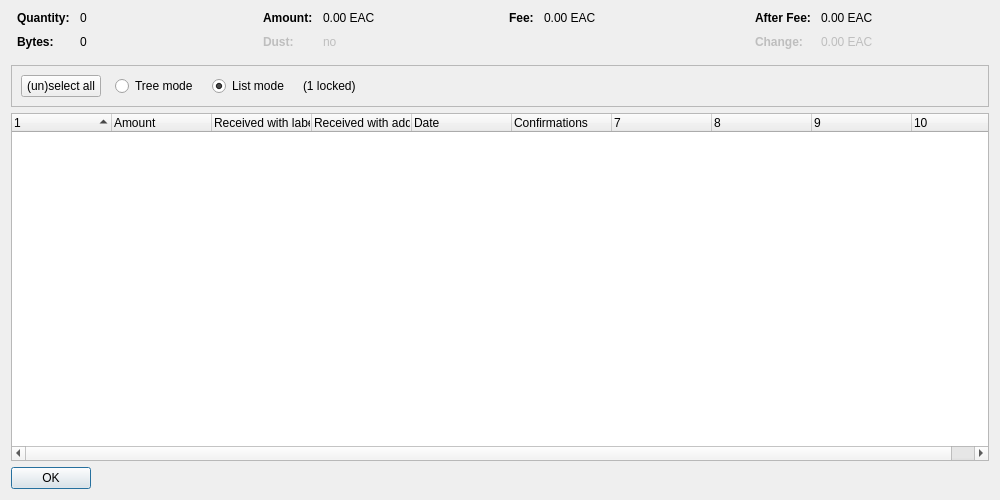
<?xml version="1.0" encoding="UTF-8"?>
<ui version="4.0">
 <class>CoinControlDialog</class>
 <widget class="QDialog" name="CoinControlDialog">
  <property name="geometry">
   <rect>
    <x>0</x>
    <y>0</y>
    <width>1000</width>
    <height>500</height>
   </rect>
  </property>
  <property name="windowTitle">
   <string>Coin Selection</string>
  </property>
  <layout class="QVBoxLayout" name="verticalLayout">
   <item>
    <layout class="QHBoxLayout" name="horizontalLayoutTop" stretch="0,0,0,0">
     <property name="topMargin">
      <number>0</number>
     </property>
     <property name="bottomMargin">
      <number>10</number>
     </property>
     <item>
      <layout class="QFormLayout" name="formLayoutCoinControl1">
       <property name="horizontalSpacing">
        <number>10</number>
       </property>
       <property name="verticalSpacing">
        <number>10</number>
       </property>
       <property name="leftMargin">
        <number>6</number>
       </property>
       <property name="rightMargin">
        <number>6</number>
       </property>
       <item row="0" column="0">
        <widget class="QLabel" name="labelCoinControlQuantityText">
         <property name="font">
          <font>
           <weight>75</weight>
           <bold>true</bold>
          </font>
         </property>
         <property name="text">
          <string>Quantity:</string>
         </property>
        </widget>
       </item>
       <item row="0" column="1">
        <widget class="QLabel" name="labelCoinControlQuantity">
         <property name="cursor">
          <cursorShape>IBeamCursor</cursorShape>
         </property>
         <property name="contextMenuPolicy">
          <enum>Qt::ActionsContextMenu</enum>
         </property>
         <property name="text">
          <string notr="true">0</string>
         </property>
         <property name="textInteractionFlags">
          <set>Qt::LinksAccessibleByMouse|Qt::TextSelectableByKeyboard|Qt::TextSelectableByMouse</set>
         </property>
        </widget>
       </item>
       <item row="1" column="0">
        <widget class="QLabel" name="labelCoinControlBytesText">
         <property name="font">
          <font>
           <weight>75</weight>
           <bold>true</bold>
          </font>
         </property>
         <property name="text">
          <string>Bytes:</string>
         </property>
        </widget>
       </item>
       <item row="1" column="1">
        <widget class="QLabel" name="labelCoinControlBytes">
         <property name="cursor">
          <cursorShape>IBeamCursor</cursorShape>
         </property>
         <property name="contextMenuPolicy">
          <enum>Qt::ActionsContextMenu</enum>
         </property>
         <property name="text">
          <string notr="true">0</string>
         </property>
         <property name="textInteractionFlags">
          <set>Qt::LinksAccessibleByMouse|Qt::TextSelectableByKeyboard|Qt::TextSelectableByMouse</set>
         </property>
        </widget>
       </item>
      </layout>
     </item>
     <item>
      <layout class="QFormLayout" name="formLayoutCoinControl2">
       <property name="horizontalSpacing">
        <number>10</number>
       </property>
       <property name="verticalSpacing">
        <number>10</number>
       </property>
       <property name="leftMargin">
        <number>6</number>
       </property>
       <property name="rightMargin">
        <number>6</number>
       </property>
       <item row="0" column="0">
        <widget class="QLabel" name="labelCoinControlAmountText">
         <property name="font">
          <font>
           <weight>75</weight>
           <bold>true</bold>
          </font>
         </property>
         <property name="text">
          <string>Amount:</string>
         </property>
        </widget>
       </item>
       <item row="0" column="1">
        <widget class="QLabel" name="labelCoinControlAmount">
         <property name="cursor">
          <cursorShape>IBeamCursor</cursorShape>
         </property>
         <property name="contextMenuPolicy">
          <enum>Qt::ActionsContextMenu</enum>
         </property>
         <property name="text">
          <string notr="true">0.00 EAC</string>
         </property>
         <property name="textInteractionFlags">
          <set>Qt::LinksAccessibleByMouse|Qt::TextSelectableByKeyboard|Qt::TextSelectableByMouse</set>
         </property>
        </widget>
       </item>
       <item row="1" column="0">
        <widget class="QLabel" name="labelCoinControlLowOutputText">
         <property name="enabled">
          <bool>false</bool>
         </property>
         <property name="font">
          <font>
           <weight>75</weight>
           <bold>true</bold>
          </font>
         </property>
         <property name="text">
          <string>Dust:</string>
         </property>
        </widget>
       </item>
       <item row="1" column="1">
        <widget class="QLabel" name="labelCoinControlLowOutput">
         <property name="enabled">
          <bool>false</bool>
         </property>
         <property name="cursor">
          <cursorShape>IBeamCursor</cursorShape>
         </property>
         <property name="contextMenuPolicy">
          <enum>Qt::ActionsContextMenu</enum>
         </property>
         <property name="text">
          <string notr="true">no</string>
         </property>
         <property name="textInteractionFlags">
          <set>Qt::LinksAccessibleByMouse|Qt::TextSelectableByKeyboard|Qt::TextSelectableByMouse</set>
         </property>
        </widget>
       </item>
      </layout>
     </item>
     <item>
      <layout class="QFormLayout" name="formLayoutCoinControl3">
       <property name="horizontalSpacing">
        <number>10</number>
       </property>
       <property name="verticalSpacing">
        <number>10</number>
       </property>
       <property name="leftMargin">
        <number>6</number>
       </property>
       <property name="rightMargin">
        <number>6</number>
       </property>
       <item row="0" column="0">
        <widget class="QLabel" name="labelCoinControlFeeText">
         <property name="font">
          <font>
           <weight>75</weight>
           <bold>true</bold>
          </font>
         </property>
         <property name="text">
          <string>Fee:</string>
         </property>
        </widget>
       </item>
       <item row="0" column="1">
        <widget class="QLabel" name="labelCoinControlFee">
         <property name="cursor">
          <cursorShape>IBeamCursor</cursorShape>
         </property>
         <property name="contextMenuPolicy">
          <enum>Qt::ActionsContextMenu</enum>
         </property>
         <property name="text">
          <string notr="true">0.00 EAC</string>
         </property>
         <property name="textInteractionFlags">
          <set>Qt::LinksAccessibleByMouse|Qt::TextSelectableByKeyboard|Qt::TextSelectableByMouse</set>
         </property>
        </widget>
       </item>
      </layout>
     </item>
     <item>
      <layout class="QFormLayout" name="formLayoutCoinControl4">
       <property name="horizontalSpacing">
        <number>10</number>
       </property>
       <property name="verticalSpacing">
        <number>10</number>
       </property>
       <property name="leftMargin">
        <number>6</number>
       </property>
       <property name="rightMargin">
        <number>6</number>
       </property>
       <item row="0" column="0">
        <widget class="QLabel" name="labelCoinControlAfterFeeText">
         <property name="font">
          <font>
           <weight>75</weight>
           <bold>true</bold>
          </font>
         </property>
         <property name="text">
          <string>After Fee:</string>
         </property>
        </widget>
       </item>
       <item row="0" column="1">
        <widget class="QLabel" name="labelCoinControlAfterFee">
         <property name="cursor">
          <cursorShape>IBeamCursor</cursorShape>
         </property>
         <property name="contextMenuPolicy">
          <enum>Qt::ActionsContextMenu</enum>
         </property>
         <property name="text">
          <string notr="true">0.00 EAC</string>
         </property>
         <property name="textInteractionFlags">
          <set>Qt::LinksAccessibleByMouse|Qt::TextSelectableByKeyboard|Qt::TextSelectableByMouse</set>
         </property>
        </widget>
       </item>
       <item row="1" column="0">
        <widget class="QLabel" name="labelCoinControlChangeText">
         <property name="enabled">
          <bool>false</bool>
         </property>
         <property name="font">
          <font>
           <weight>75</weight>
           <bold>true</bold>
          </font>
         </property>
         <property name="text">
          <string>Change:</string>
         </property>
        </widget>
       </item>
       <item row="1" column="1">
        <widget class="QLabel" name="labelCoinControlChange">
         <property name="enabled">
          <bool>false</bool>
         </property>
         <property name="cursor">
          <cursorShape>IBeamCursor</cursorShape>
         </property>
         <property name="contextMenuPolicy">
          <enum>Qt::ActionsContextMenu</enum>
         </property>
         <property name="text">
          <string notr="true">0.00 EAC</string>
         </property>
         <property name="textInteractionFlags">
          <set>Qt::LinksAccessibleByMouse|Qt::TextSelectableByKeyboard|Qt::TextSelectableByMouse</set>
         </property>
        </widget>
       </item>
      </layout>
     </item>
    </layout>
   </item>
   <item>
    <widget class="QFrame" name="frame">
     <property name="minimumSize">
      <size>
       <width>0</width>
       <height>40</height>
      </size>
     </property>
     <property name="frameShape">
      <enum>QFrame::StyledPanel</enum>
     </property>
     <property name="frameShadow">
      <enum>QFrame::Sunken</enum>
     </property>
     <layout class="QHBoxLayout" name="horizontalLayout">
      <item>
       <layout class="QHBoxLayout" name="horizontalLayoutPanel" stretch="0,0,0,0,0">
        <property name="spacing">
         <number>14</number>
        </property>
        <item>
         <widget class="QPushButton" name="pushButtonSelectAll">
          <property name="sizePolicy">
           <sizepolicy hsizetype="Maximum" vsizetype="Fixed">
            <horstretch>0</horstretch>
            <verstretch>0</verstretch>
           </sizepolicy>
          </property>
          <property name="text">
           <string>(un)select all</string>
          </property>
          <property name="autoDefault">
           <bool>false</bool>
          </property>
         </widget>
        </item>
        <item>
         <widget class="QRadioButton" name="radioTreeMode">
          <property name="sizePolicy">
           <sizepolicy hsizetype="Maximum" vsizetype="Fixed">
            <horstretch>0</horstretch>
            <verstretch>0</verstretch>
           </sizepolicy>
          </property>
          <property name="text">
           <string>Tree mode</string>
          </property>
         </widget>
        </item>
        <item>
         <widget class="QRadioButton" name="radioListMode">
          <property name="sizePolicy">
           <sizepolicy hsizetype="Maximum" vsizetype="Fixed">
            <horstretch>0</horstretch>
            <verstretch>0</verstretch>
           </sizepolicy>
          </property>
          <property name="text">
           <string>List mode</string>
          </property>
          <property name="checked">
           <bool>true</bool>
          </property>
         </widget>
        </item>
        <item>
         <widget class="QLabel" name="labelLocked">
          <property name="text">
           <string notr="true">(1 locked)</string>
          </property>
         </widget>
        </item>
        <item>
         <spacer name="horizontalSpacer">
          <property name="orientation">
           <enum>Qt::Horizontal</enum>
          </property>
          <property name="sizeHint" stdset="0">
           <size>
            <width>40</width>
            <height>20</height>
           </size>
          </property>
         </spacer>
        </item>
       </layout>
      </item>
     </layout>
    </widget>
   </item>
   <item>
    <widget class="CoinControlTreeWidget" name="treeWidget">
     <property name="contextMenuPolicy">
      <enum>Qt::CustomContextMenu</enum>
     </property>
     <property name="sortingEnabled">
      <bool>false</bool>
     </property>
     <property name="columnCount">
      <number>10</number>
     </property>
     <attribute name="headerShowSortIndicator" stdset="0">
      <bool>true</bool>
     </attribute>
     <attribute name="headerStretchLastSection">
      <bool>false</bool>
     </attribute>
     <column>
      <property name="text">
       <string/>
      </property>
     </column>
     <column>
      <property name="text">
       <string>Amount</string>
      </property>
     </column>
     <column>
      <property name="text">
       <string>Received with label</string>
      </property>
     </column>
     <column>
      <property name="text">
       <string>Received with address</string>
      </property>
     </column>
     <column>
      <property name="text">
       <string>Date</string>
      </property>
     </column>
     <column>
      <property name="text">
       <string>Confirmations</string>
      </property>
      <property name="toolTip">
       <string>Confirmed</string>
      </property>
     </column>
     <column>
      <property name="text">
       <string/>
      </property>
     </column>
     <column>
      <property name="text">
       <string/>
      </property>
     </column>
     <column>
      <property name="text">
       <string/>
      </property>
     </column>
     <column>
      <property name="text">
       <string/>
      </property>
     </column>
    </widget>
   </item>
   <item>
    <widget class="QDialogButtonBox" name="buttonBox">
     <property name="sizePolicy">
      <sizepolicy hsizetype="Maximum" vsizetype="Fixed">
       <horstretch>0</horstretch>
       <verstretch>0</verstretch>
      </sizepolicy>
     </property>
     <property name="orientation">
      <enum>Qt::Horizontal</enum>
     </property>
     <property name="standardButtons">
      <set>QDialogButtonBox::Ok</set>
     </property>
    </widget>
   </item>
  </layout>
 </widget>
 <customwidgets>
  <customwidget>
   <class>CoinControlTreeWidget</class>
   <extends>QTreeWidget</extends>
   <header>qt/coincontroltreewidget.h</header>
  </customwidget>
 </customwidgets>
 <resources/>
 <connections/>
</ui>
